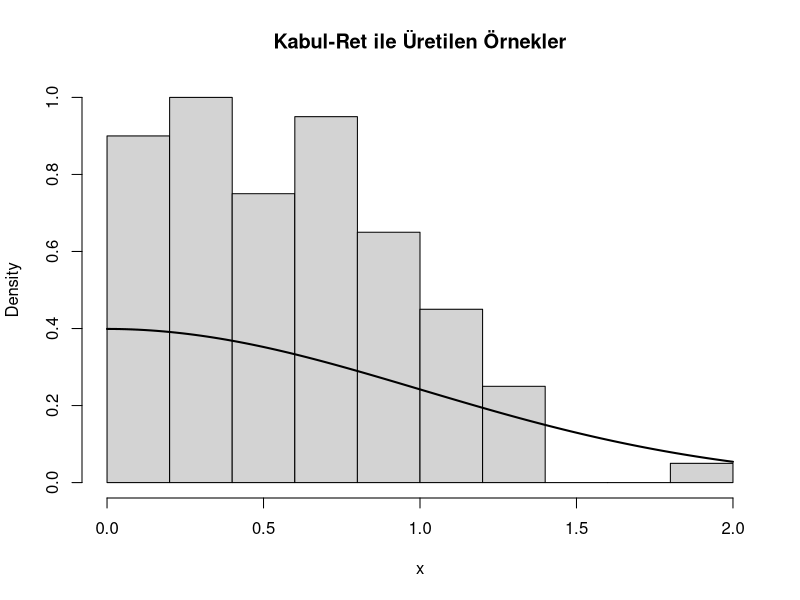

Recreate this plot in R. (Note: this script raises an error after producing the figure.)
set.seed(0)

f <- function(x) dnorm(x, mean = 0, sd = 1, log = FALSE)
g <- function(x) ifelse(x >= 1 & x <= 10, 1/9, 0)

x_vals <- seq(1, 10, length.out = 10000)
c_const <- max(f(x_vals) / g(x_vals))

samples <- c()

while(length(samples) < 100){
  y <- rexp(1)   # aday
  u <- rexp(1)                      
  
  if(u <= f(y) / (c_const * g(y))){
    samples <- c(samples, y)
  }
}

samples

#Histogram 
hist(samples,
     probability = TRUE,
     breaks = 10,
     main = "Kabul-Ret ile Üretilen Örnekler",
     xlab = "x")

curve(dnorm(x, mean = 0, sd = 1),
      add = TRUE,
      lwd = 2)
#değerlerz
mean(samples)  #ortalama
sd(samples) #standart sapma

#anderson darling test
ad_result <- ad.test(samples)
print(ad_result)
